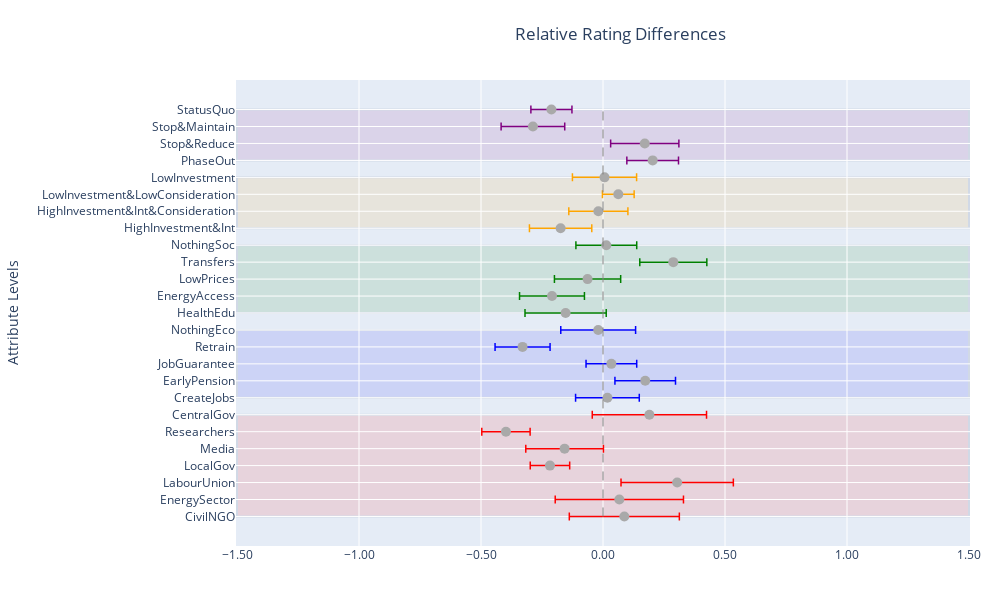

The code cell stored with this chart in its notebook:
### Markdown cell above
1.2 Marginal Means

### Code cell
import plotly.graph_objects as go

# Assuming 'model' is the variable that holds your regression results
# Extract the coefficients and standard errors for each attribute level
att_1_levels = ['PhaseOut', 'Stop&Reduce', 'Stop&Maintain', 'StatusQuo']
att_2_levels = ['HighInvestment&Int', 'HighInvestment&Int&Consideration', 'LowInvestment&LowConsideration', 'LowInvestment']
att_3_levels = ['HealthEdu', 'EnergyAccess', 'LowPrices', 'Transfers', 'NothingSoc']
att_4_levels = ['CreateJobs', 'EarlyPension', 'JobGuarantee', 'Retrain', 'NothingEco']
att_5_levels = ['CivilNGO', 'EnergySector', 'LabourUnion', 'LocalGov', 'Media', 'Researchers', 'CentralGov']



#Remember to add att_6
att_levels = [att_5_levels, att_4_levels, att_3_levels, att_2_levels, att_1_levels]

att_colors = ['red', 'blue', 'green', 'orange', 'purple']  # Colors for each attribute group

fig = go.Figure()

total_levels = sum(len(levels) for levels in att_levels)

# Loop through each attribute group and add the data to the plot
for i, levels in enumerate(att_levels):
    att_coefficients = [model.params[f'att_{5-i}_{level}'] for level in levels]
    att_standard_errors = [model.bse[f'att_{5-i}_{level}'] for level in levels]

    fig.add_trace(go.Scatter(
        x=att_coefficients,
        y=levels,
        mode='markers',
        error_x=dict(type='data', array=att_standard_errors, color=att_colors[i], thickness=1.5),
        marker=dict(color='darkgray', size=10),
        orientation='h',
        showlegend = False,
    ))

    fig.add_shape(
        type="rect",
        x0=-1.5,  # Set a fixed value for x0, which is left side of the plot
        x1=1.5,  # Set the width of the shape to 1000 (right side of the plot)
        y0=total_levels - sum(len(l) for l in att_levels[i:]),  # Set y0 to the starting level index
        y1=total_levels - sum(len(l) for l in att_levels[i:]) + len(levels) - 1,  # Set y1 to the ending level index
        fillcolor=att_colors[i],
        opacity=0.1,  # Set the opacity for a light transparent effect
        layer="below",  # Place the rectangle below the scatter plot markers
    )

# Add a vertical line at x=0 for reference
fig.add_shape(type="line", x0=0, x1=0, y0=att_5_levels[0], y1=att_1_levels[-1], line=dict(color="gray", width=1, dash='dash'))

# Update the layout of the error bar plot
fig.update_layout(
    title='Marginal Means',
    xaxis_title='',
    yaxis_title='Attribute Levels',
    yaxis=dict(categoryorder='array', categoryarray=att_5_levels),  # Set the categoryorder for y-axis based on att_1_levels
    xaxis=dict(tickformat='.2f', zeroline=False),  # Remove x-axis zeroline
    showlegend=True,  # Show legend with attribute names
    margin=dict(l=80, r=30, b=40, t=80),
    height=600,  # Set the height of the plot to 600 pixels
    width=1000,
    title_x=0.62,
)

# Show the interactive error bar plot
fig.show()

### Figure 1 — Plotly figure (JSON) as saved in the notebook; plotly's stock layout.template omitted (floating-point values rounded to 4 significant figures)
{"data": [{"error_x": {"array": [0.2255, 0.2628, 0.2302, 0.0808, 0.1591, 0.09901, 0.2342], "color": "red", "thickness": 1.5, "type": "data"}, "marker": {"color": "darkgray", "size": 10}, "mode": "markers", "orientation": "h", "showlegend": false, "type": "scatter", "x": [0.08742, 0.06698, 0.304, -0.2174, -0.1573, -0.3977, 0.1901], "y": ["CivilNGO", "EnergySector", "LabourUnion", "LocalGov", "Media", "Researchers", "CentralGov"]}, {"error_x": {"array": [0.1305, 0.1241, 0.1038, 0.1127, 0.1533], "color": "blue", "thickness": 1.5, "type": "data"}, "marker": {"color": "darkgray", "size": 10}, "mode": "markers", "orientation": "h", "showlegend": false, "type": "scatter", "x": [0.01814, 0.173, 0.03431, -0.3297, -0.01972], "y": ["CreateJobs", "EarlyPension", "JobGuarantee", "Retrain", "NothingEco"]}, {"error_x": {"array": [0.1664, 0.133, 0.1357, 0.1374, 0.1246], "color": "green", "thickness": 1.5, "type": "data"}, "marker": {"color": "darkgray", "size": 10}, "mode": "markers", "orientation": "h", "showlegend": false, "type": "scatter", "x": [-0.1532, -0.2091, -0.06332, 0.2881, 0.01357], "y": ["HealthEdu", "EnergyAccess", "LowPrices", "Transfers", "NothingSoc"]}, {"error_x": {"array": [0.1278, 0.1211, 0.06498, 0.1315], "color": "orange", "thickness": 1.5, "type": "data"}, "marker": {"color": "darkgray", "size": 10}, "mode": "markers", "orientation": "h", "showlegend": false, "type": "scatter", "x": [-0.1737, -0.01903, 0.06268, 0.006186], "y": ["HighInvestment&Int", "HighInvestment&Int&Consideration", "LowInvestment&LowConsideration", "LowInvestment"]}, {"error_x": {"array": [0.1059, 0.1398, 0.1304, 0.08416], "color": "purple", "thickness": 1.5, "type": "data"}, "marker": {"color": "darkgray", "size": 10}, "mode": "markers", "orientation": "h", "showlegend": false, "type": "scatter", "x": [0.2036, 0.1712, -0.2872, -0.2114], "y": ["PhaseOut", "Stop&Reduce", "Stop&Maintain", "StatusQuo"]}], "layout": {"height": 600, "margin": {"b": 40, "l": 80, "r": 30, "t": 80}, "shapes": [{"fillcolor": "red", "layer": "below", "opacity": 0.1, "type": "rect", "x0": -1.5, "x1": 1.5, "y0": 0, "y1": 6}, {"fillcolor": "blue", "layer": "below", "opacity": 0.1, "type": "rect", "x0": -1.5, "x1": 1.5, "y0": 7, "y1": 11}, {"fillcolor": "green", "layer": "below", "opacity": 0.1, "type": "rect", "x0": -1.5, "x1": 1.5, "y0": 12, "y1": 16}, {"fillcolor": "orange", "layer": "below", "opacity": 0.1, "type": "rect", "x0": -1.5, "x1": 1.5, "y0": 17, "y1": 20}, {"fillcolor": "purple", "layer": "below", "opacity": 0.1, "type": "rect", "x0": -1.5, "x1": 1.5, "y0": 21, "y1": 24}, {"line": {"color": "gray", "dash": "dash", "width": 1}, "type": "line", "x0": 0, "x1": 0, "y0": "CivilNGO", "y1": "StatusQuo"}], "showlegend": true, "title": {"text": "Relative Rating Differences", "x": 0.62}, "width": 1000, "xaxis": {"tickformat": ".2f", "title": {"text": ""}, "zeroline": false}, "yaxis": {"categoryarray": ["CivilNGO", "EnergySector", "LabourUnion", "LocalGov", "Media", "Researchers", "CentralGov"], "categoryorder": "array", "title": {"text": "Attribute Levels"}}}}
